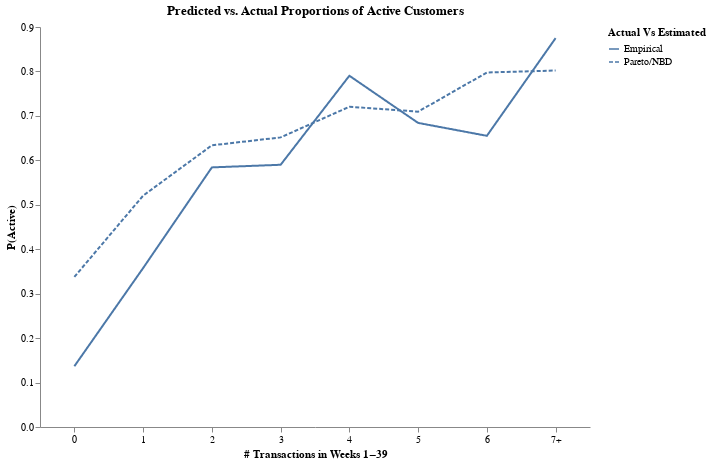

The code cell stored with this chart in its notebook:
### Code cell
# create right-censored version for plot
censor = 7  # Right-censor at 7+
denom = np.sum(np1x[censor:]) # Compute denominator

# Compute censored actual proportions
pa_act_cen = np.zeros(censor + 1)
pa_act_cen[:censor] = pa_actual[:censor]
pa_act_cen[censor] = np.dot(np1x[censor:], pa_actual[censor:]) / denom

# Compute censored estimated proportions
pa_est_cen = np.zeros(censor + 1)
pa_est_cen[:censor] = pa_est[:censor]
pa_est_cen[censor] = np.dot(np1x[censor:], pa_est[censor:]) / denom

prop_active_customers = pl.DataFrame({'P1X': [str(i) if i < 7 else '7+' for i in range(8)], 'Empirical': pa_act_cen, 'Pareto/NBD': pa_est_cen})
prop_active_customers = prop_active_customers.unpivot(on=['Empirical', 'Pareto/NBD'], index='P1X', variable_name='Actual Vs Estimated', value_name='P(active)')

(
    alt.Chart(prop_active_customers).mark_line()
    .encode(x=alt.X('P1X:O', title='# Transactions in Weeks 1−39', axis=alt.Axis(labelAngle=0)), 
            y=alt.Y('P(active):Q', title='P(Active)'), 
            strokeDash='Actual Vs Estimated:N')
    .properties(
            width=550,
            height=400,
            title='Predicted vs. Actual Proportions of Active Customers'
        ).configure_view(stroke=None).configure_axisY(grid=False).configure_axisX(grid=False)         
)

### Figure 1 — Vega-Lite specification as saved in the notebook (floating-point values rounded to 4 significant figures)
{"$schema": "https://vega.github.io/schema/vega-lite/v5.20.1.json", "config": {"axisX": {"grid": false}, "axisY": {"grid": false}, "view": {"continuousHeight": 300, "continuousWidth": 300, "stroke": null}}, "data": {"name": "data-eb57d989c33231caf82389d6275f467c"}, "datasets": {"data-eb57d989c33231caf82389d6275f467c": [{"Actual Vs Estimated": "Empirical", "P(active)": 0.1368, "P1X": "0"}, {"Actual Vs Estimated": "Empirical", "P(active)": 0.3576, "P1X": "1"}, {"Actual Vs Estimated": "Empirical", "P(active)": 0.5841, "P1X": "2"}, {"Actual Vs Estimated": "Empirical", "P(active)": 0.59, "P1X": "3"}, {"Actual Vs Estimated": "Empirical", "P(active)": 0.7903, "P1X": "4"}, {"Actual Vs Estimated": "Empirical", "P(active)": 0.6842, "P1X": "5"}, {"Actual Vs Estimated": "Empirical", "P(active)": 0.6552, "P1X": "6"}, {"Actual Vs Estimated": "Empirical", "P(active)": 0.875, "P1X": "7+"}, {"Actual Vs Estimated": "Pareto/NBD", "P(active)": 0.3377, "P1X": "0"}, {"Actual Vs Estimated": "Pareto/NBD", "P(active)": 0.5206, "P1X": "1"}, {"Actual Vs Estimated": "Pareto/NBD", "P(active)": 0.6338, "P1X": "2"}, {"Actual Vs Estimated": "Pareto/NBD", "P(active)": 0.6516, "P1X": "3"}, {"Actual Vs Estimated": "Pareto/NBD", "P(active)": 0.7206, "P1X": "4"}, {"Actual Vs Estimated": "Pareto/NBD", "P(active)": 0.7095, "P1X": "5"}, {"Actual Vs Estimated": "Pareto/NBD", "P(active)": 0.7976, "P1X": "6"}, {"Actual Vs Estimated": "Pareto/NBD", "P(active)": 0.8021, "P1X": "7+"}]}, "encoding": {"strokeDash": {"field": "Actual Vs Estimated", "type": "nominal"}, "x": {"axis": {"labelAngle": 0}, "field": "P1X", "title": "# Transactions in Weeks 1−39", "type": "ordinal"}, "y": {"field": "P(active)", "title": "P(Active)", "type": "quantitative"}}, "height": 400, "mark": {"type": "line"}, "title": "Predicted vs. Actual Proportions of Active Customers", "width": 550}
